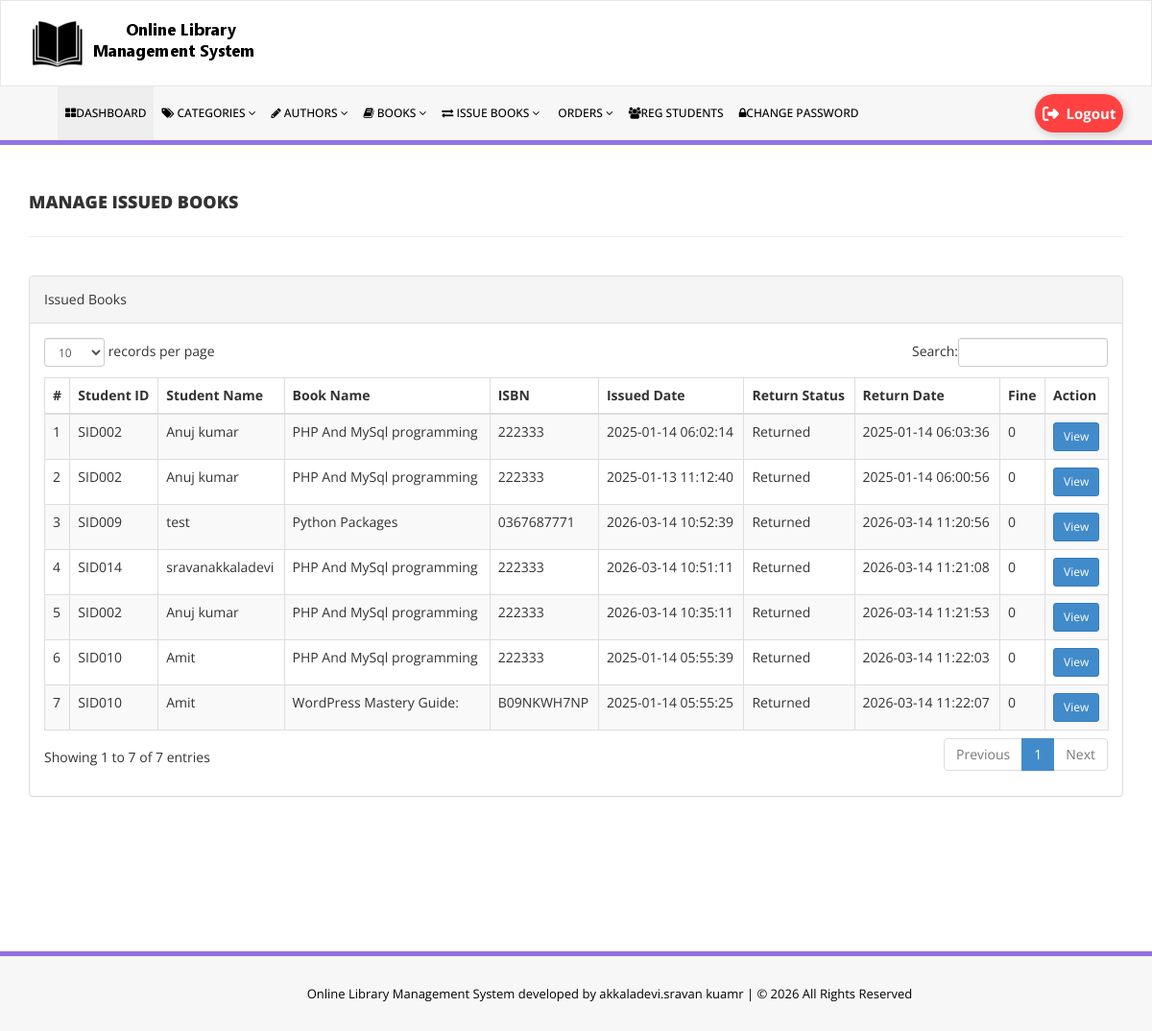
Screenshot of /admin/manage-issued-books.php (signed in) with the database file from the repository.
### tables this page shows
CREATE TABLE `tblissuedbookdetails` (
  `id` int NOT NULL AUTO_INCREMENT,
  `BookId` int DEFAULT NULL,
  `StudentID` varchar(150) DEFAULT NULL,
  `IssuesDate` timestamp NULL DEFAULT CURRENT_TIMESTAMP,
  `ReturnDate` timestamp NULL DEFAULT NULL ON UPDATE CURRENT_TIMESTAMP,
  `RetrunStatus` int DEFAULT NULL,
  `fine` int DEFAULT NULL,
  `ReturnRequestStatus` tinyint(1) NOT NULL DEFAULT '0',
  `ReturnRequestDate` timestamp NULL DEFAULT NULL,
  `ReturnProcessedDate` timestamp NULL DEFAULT NULL,
  `remark` mediumtext NOT NULL,
  PRIMARY KEY (`id`)
);

CREATE TABLE `tblstudents` (
  `id` int NOT NULL AUTO_INCREMENT,
  `StudentId` varchar(100) DEFAULT NULL,
  `FullName` varchar(120) DEFAULT NULL,
  `EmailId` varchar(120) DEFAULT NULL,
  `MobileNumber` char(11) DEFAULT NULL,
  `Password` varchar(120) DEFAULT NULL,
  `Status` int DEFAULT NULL,
  `RegDate` timestamp NULL DEFAULT CURRENT_TIMESTAMP,
  `UpdationDate` timestamp NULL DEFAULT NULL ON UPDATE CURRENT_TIMESTAMP,
  PRIMARY KEY (`id`),
  UNIQUE KEY `StudentId` (`StudentId`)
);

CREATE TABLE `tblbooks` (
  `id` int NOT NULL AUTO_INCREMENT,
  `BookName` varchar(255) DEFAULT NULL,
  `CatId` int DEFAULT NULL,
  `AuthorId` int DEFAULT NULL,
  `ISBNNumber` varchar(25) DEFAULT NULL,
  `BookPrice` decimal(10,2) DEFAULT NULL,
  `bookImage` varchar(250) NOT NULL,
  `isIssued` int DEFAULT NULL,
  `RegDate` timestamp NULL DEFAULT CURRENT_TIMESTAMP,
  `UpdationDate` timestamp NULL DEFAULT NULL ON UPDATE CURRENT_TIMESTAMP,
  `bookQty` int DEFAULT NULL,
  `PreviewLink` varchar(500) DEFAULT NULL,
  PRIMARY KEY (`id`)
);

### admin/manage-issued-books.php (the view, shortened to what this page needs)
<?php
include('includes/config.php');
?>
<!DOCTYPE html>
<html xmlns="http://www.w3.org/1999/xhtml">
<head>
    <link href="assets/css/bootstrap.css" rel="stylesheet" />
    <link href="assets/css/font-awesome.css" rel="stylesheet" />
    <link href="assets/js/dataTables/dataTables.bootstrap.css" rel="stylesheet" />
    <link href="assets/css/style.css" rel="stylesheet" />
</head>
<body>
<?php include('includes/header.php');?>
    <div class="content-wrapper">
         <div class="container">
        <div class="row pad-botm">
            <div class="col-md-12">
                <h4 class="header-line">Manage Issued Books</h4>
            </div>
        </div>
        <div class="row">
            <div class="col-md-12">
                <div class="panel panel-default">
                    <div class="panel-heading">
                        Issued Books
                    </div>
                    <div class="panel-body">
                        <div class="table-responsive">
                            <table class="table table-striped table-bordered table-hover" id="dataTables-example">
                                <thead>
                                    <tr>
                                        <th>#</th>
                                        <th>Student ID</th>
                                        <th>Student Name</th>
                                        <th>Book Name</th>
                                        <th>ISBN</th>
                                        <th>Issued Date</th>
                                        <th>Return Status</th>
                                        <th>Return Date</th>
                                        <th>Fine</th>
                                        <th>Action</th>
                                    </tr>
                                </thead>
                                <tbody>
<?php
$sql = "SELECT tblstudents.StudentId,tblstudents.FullName,tblbooks.BookName,tblbooks.ISBNNumber,
tblissuedbookdetails.IssuesDate,tblissuedbookdetails.ReturnDate,tblissuedbookdetails.id as rid,
tblissuedbookdetails.fine,tblissuedbookdetails.RetrunStatus,
COALESCE(tblissuedbookdetails.ReturnRequestStatus,0) AS ReturnRequestStatus,
tblissuedbookdetails.ReturnRequestDate
FROM tblissuedbookdetails
JOIN tblstudents ON tblstudents.StudentId=tblissuedbookdetails.StudentId
JOIN tblbooks ON tblbooks.id=tblissuedbookdetails.BookId
ORDER BY FIELD(COALESCE(tblissuedbookdetails.ReturnRequestStatus,0),1,0,2), tblissuedbookdetails.id DESC";
$query = $dbh->prepare($sql);
$query->execute();
$results=$query->fetchAll(PDO::FETCH_OBJ);
$cnt=1;
if($query->rowCount() > 0)
{
foreach($results as $result)
{
$returnStatusLabel="Issued";
if((int)$result->RetrunStatus===1)
{
$returnStatusLabel="Returned";
}
elseif((int)$result->ReturnRequestStatus===1)
{
$returnStatusLabel="Return Requested";
}
?>
                                    <tr class="odd gradeX">
                                        <td class="center"><?php echo htmlentities($cnt);?></td>
                                        <td class="center"><?php echo htmlentities($result->StudentId);?></td>
                                        <td class="center"><?php echo htmlentities($result->FullName);?></td>
                                        <td class="center"><?php echo htmlentities($result->BookName);?></td>
                                        <td class="center"><?php echo htmlentities($result->ISBNNumber);?></td>
                                        <td class="center"><?php echo htmlentities($result->IssuesDate);?></td>
                                        <td class="center">
                                            <?php echo htmlentities($returnStatusLabel);?>
                                        </td>
                                        <td class="center">
<?php if($result->ReturnDate==""){ ?>
                                            <span style="color:red;">Not Return Yet</span>
<?php } else { ?>
                                            <?php echo htmlentities($result->ReturnDate);?>
<?php } ?>
                                        </td>
                                        <td class="center"><?php echo htmlentities($result->fine!="" ? $result->fine : '0');?></td>
                                        <td class="center">
                                            <a href="update-issue-bookdeails.php?rid=<?php echo htmlentities($result->rid);?>" class="btn <?php echo (int)$result->ReturnRequestStatus===1 ? 'btn-warning' : 'btn-primary'; ?> btn-sm">
                                                <?php echo (int)$result->RetrunStatus===1 ? 'View' : 'Return / View'; ?>
                                            </a>
                                        </td>
                                    </tr>
<?php
$cnt=$cnt+1;
}}
?>
                                </tbody>
                            </table>
                        </div>
                    </div>
                </div>
            </div>
        </div>
    </div>
    </div>
<?php include('includes/footer.php');?>
</body>
</html>

### admin/assets/css/style.css (style rules this page uses)
.content-wrapper { margin-top: 40px; min-height:800px; padding-bottom:90px; }
.header-line { font-weight:900; padding-bottom:25px; border-bottom:1px solid #eeeeee; text-transform:uppercase; }
.pad-botm { padding-bottom:30px; }

### rows the page displays
tblissuedbookdetails: tblstudents.StudentId "SID002", tblstudents.FullName "Anuj kumar", BookId.BookName "PHP And MySql programming", BookId.ISBNNumber "222333", IssuesDate "2025-01-14 06:02:14", RetrunStatus "Returned", ReturnDate "2025-01-14 06:03:36", fine "0", shows "View"
tblissuedbookdetails: tblstudents.StudentId "SID002", tblstudents.FullName "Anuj kumar", BookId.BookName "PHP And MySql programming", BookId.ISBNNumber "222333", IssuesDate "2025-01-13 11:12:40", RetrunStatus "Returned", ReturnDate "2025-01-14 06:00:56", fine "0", shows "View"
tblissuedbookdetails: tblstudents.StudentId "SID009", tblstudents.FullName "test", BookId.BookName "Python Packages", BookId.ISBNNumber "0367687771", IssuesDate "2026-03-14 10:52:39", RetrunStatus "Returned", ReturnDate "2026-03-14 11:20:56", fine "0", shows "View"
tblissuedbookdetails: tblstudents.StudentId "SID014", tblstudents.FullName "sravanakkaladevi", BookId.BookName "PHP And MySql programming", BookId.ISBNNumber "222333", IssuesDate "2026-03-14 10:51:11", RetrunStatus "Returned", ReturnDate "2026-03-14 11:21:08", fine "0", shows "View"
tblissuedbookdetails: tblstudents.StudentId "SID002", tblstudents.FullName "Anuj kumar", BookId.BookName "PHP And MySql programming", BookId.ISBNNumber "222333", IssuesDate "2026-03-14 10:35:11", RetrunStatus "Returned", ReturnDate "2026-03-14 11:21:53", fine "0", shows "View"
tblissuedbookdetails: tblstudents.StudentId "SID010", tblstudents.FullName "Amit", BookId.BookName "PHP And MySql programming", BookId.ISBNNumber "222333", IssuesDate "2025-01-14 05:55:39", RetrunStatus "Returned", ReturnDate "2026-03-14 11:22:03", fine "0", shows "View"
tblissuedbookdetails: tblstudents.StudentId "SID010", tblstudents.FullName "Amit", BookId.BookName "WordPress Mastery Guide:", BookId.ISBNNumber "B09NKWH7NP", IssuesDate "2025-01-14 05:55:25", RetrunStatus "Returned", ReturnDate "2026-03-14 11:22:07", fine "0", shows "View"
